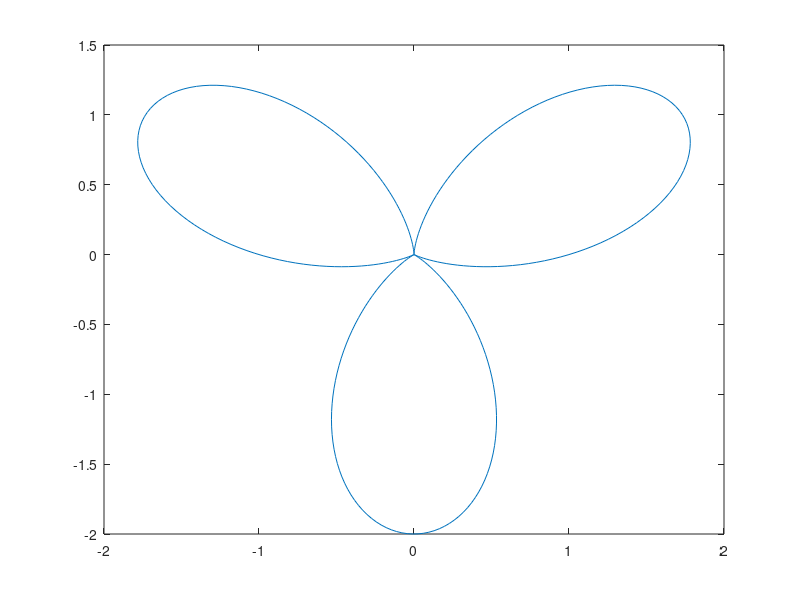

Source code (MATLAB):
%% %example2
phi=linspace(0,2*pi,360);
r=sin(phi)./phi;
x=r.*cos(phi);
y=r.*sin(phi);
plot(x,y);
%% %example3
x=linspace(0,2,300);
y=humps(x);
hold on;
plot(x,y);
[e,i]=fminbnd(@(x)-1.*humps(x),0,2);
plot(e,humps(e),'rx');
for i=x
   if(humps(i)>=20&&humps(i)<=40)
      plot(i,humps(i),'g*'); 
   end
end
hold off;
%% %Task1
x=linspace(-50,50,500);
y=x+1./(x.^2);
plot(x,y);
%% %Task2
x=linspace(-5,5,100);
y=2.*x./(1+x.^2);
plot(x,y);
%% %Task8
a=100;
b=2;
n=4;
k=14;
m=4;
phi=linspace(-pi/2,3*pi/2,720);
r=a.*(b-sin(k.*phi)-cos(m.*phi))./(a+(phi-(pi/2)).^n);
x=r.*cos(phi);
y=r.*sin(phi);
plot(x,y);
%% %Task12
t=linspace(-5,5,1000);
a=1/4;
b=1/16;
m=8;
n=8;
s=100;
x=cos(t)-a.*cos(m.*t)+b.*sin(n.*t);
y=sin(t)-a.*sin(m.*t)+b.*cos(n.*t);
hold on;
for k=1:1:s
    plot(x./k,y./k);
end
hold off;
%Task13
%%
x=linspace(-4*pi,4*pi,300);
y=acos(sin(2.*x));
plot(x,y);
%%
phi=linspace(-100*pi,100*pi,1200);
r=1./phi;
x=r.*cos(phi);
y=r.*sin(phi);
plot(x,y);
%%
phi=linspace(0,pi*10,10000);
x=cos(n.*phi).*(cos(phi)).^m;
y=sin(n.*phi).*(sin(phi)).^m;
plot(x,y);
%Task14
%% %Трезубец ньютона
x=linspace(-5,0,50);
y=x.^2+1./x;
hold on;
plot(x,y);
x=linspace(0,5,50);
y=x.^2+1./x;
plot(x,y);
hold off;
%% %Логарифмическая спираль
a=0.5;
k=0.2;
phi=linspace(0,2*pi,360);
r=a.*exp(k.*phi);
x=r.*cos(phi);
y=r.*sin(phi);
plot(x,y);
%% %Трилистник
n=3;
phi=linspace(0,2*pi,360);
r=1+sin(n.*phi);
x=r.*cos(phi);
y=r.*sin(phi);
plot(x,y);